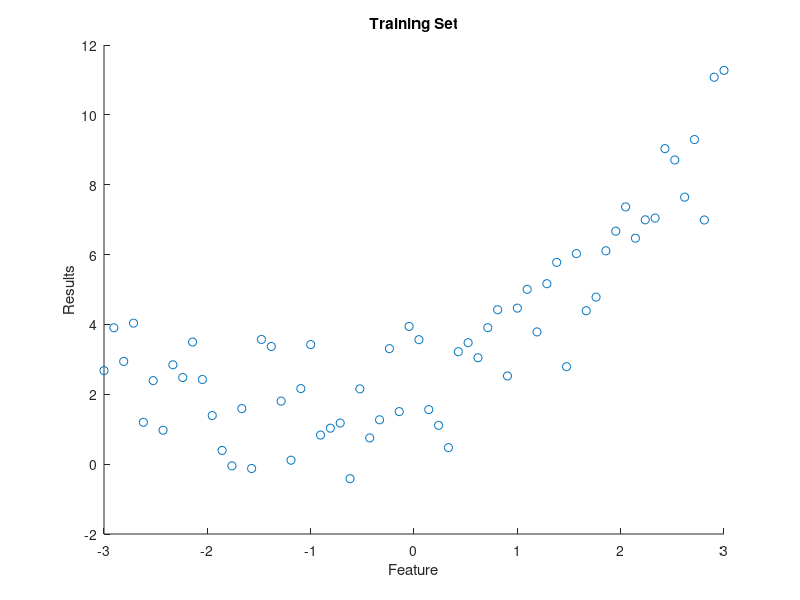

Write the MATLAB code that produced this figure. (Note: this script raises an error after producing the figure.)
clear;

%----------------------------------------
%
% Define a non-linear scattered data set
% x - features
% y - results
%
%----------------------------------------
m = 64;
r = rand(m,1);  % make it a vector (like a column)

%-----------------
% Define features
%-----------------

% Define data range
x_min = -3;
x_max = +3;
% Assign values in given data range ...
x = [x_min : (x_max-x_min)/(m-1) : x_max]';  % also vector / column

%-----------------------
% Create data (results)
%-----------------------
y = 2.0 + x + 0.5 * x.^2 ...  % this defines the shape of data
  + 4.0 * (r-0.5);            % this adds some random noise on top

order = input ("Enter polynomial order: ")

%-------------------------------------------
% Append the column with higher order terms
%-------------------------------------------
xl = x;  % original linear vector
for p = 2:order
  x = [x xl.^p];
end

% Plot the training data set
scatter(x(:,1), y);
title('Training Set');
xlabel('Feature');
ylabel('Results');
hold;

%--------------------
%
% Running regression
%
%--------------------
fprintf('Running regression...\n');

% Setup regularization parameter.
lambda =   0;
alpha  =   0.001;
num_i  = 10000;
[theta mu sigma x_normalized j_history] = ...
  regression_train(x,                     ...
                   y,                     ...
                   alpha,                 ...
                   lambda,                ...
                   num_i);

fprintf('- Initial cost:   %f\n', j_history(1));
fprintf('- Optimized cost: %f\n', j_history(end));

fprintf('- Theta (with normalization):\n');
fprintf('-- %f\n', theta);
fprintf('\n');

%----------------------------
%
% Check the solution you got
%
%----------------------------
y_h = hypothesis([ones(m,1) x_normalized], theta);
plot(x(:,1), y_h);
